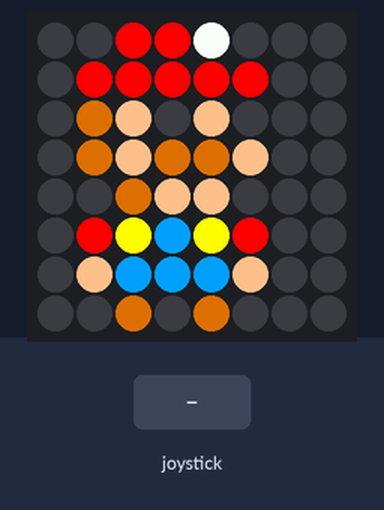
A program run on a simulated Raspberry Pi (BCM pin numbers) with a Sense HAT. Shown: the Sense HAT's 8×8 RGB LED matrix. The test bench sets the inputs (shaded band).

Above: at 1.2 s.
1.3 s: joystick pushed up
At 2.1 s:
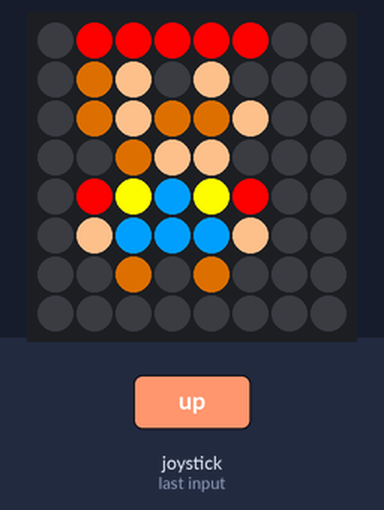
Timing chart, 0 to 4.3 s (numbered marks = the images above; inputs shaded):
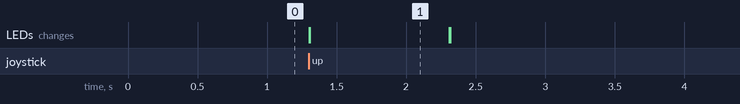

The program:

Mario.py
```python
from sense_hat import SenseHat
import sys
from sense_hat import SenseHat, ACTION_PRESSED, ACTION_HELD, ACTION_RELEASED
from time import sleep
sense = SenseHat()
sense.set_imu_config(False, False, False)

def main():

    def marioStart():
        sense.set_pixel(2,0,255,0,0) #rood hoed
        sense.set_pixel(3,0,255,0,0) #rood hoed
        sense.set_pixel(4,0,255,255,255) # wit hoed

        sense.set_pixel(1,1,255,0,0) #rood hoed
        sense.set_pixel(2,1,255,0,0) #rood hoed
        sense.set_pixel(3,1,255,0,0) #rood hoed
        sense.set_pixel(4,1,255,0,0) #rood hoed
        sense.set_pixel(5,1,255,0,0) #rood hoed

        sense.set_pixel(1,2,153,76,0) #bruin haar
        sense.set_pixel(2,2,255,190,139) #lichaamskleur
        sense.set_pixel(3,2,0,0,0) #zwart
        sense.set_pixel(4,2,255,190,139) #lichaamskleur

        sense.set_pixel(1,3,153,76,0) #bruin haar
        sense.set_pixel(2,3,255,190,139) #lichaamskleur
        sense.set_pixel(3,3,153,76,0) #bruin haar
        sense.set_pixel(4,3,153,76,0) #bruin haar
        sense.set_pixel(5,3,255,190,139) #lichaamskleur

        sense.set_pixel(2,4,153,76,0) #bruin haar
        sense.set_pixel(3,4,255,190,139) #lichaamskleur
        sense.set_pixel(4,4,255,190,139) #lichaamskleur

        sense.set_pixel(1,5,255,0,0) #rood kledij
        sense.set_pixel(2,5,250,250,35) #geel knoop
        sense.set_pixel(3,5,35,157,250) #blauw kledij
        sense.set_pixel(4,5,250,250,35) #geel knoop
        sense.set_pixel(5,5,255,0,0) #rood kledij

        sense.set_pixel(1,6,255,190,139) #lichaamskleur
        sense.set_pixel(2,6,35,157,250) #blauw kledij
        sense.set_pixel(3,6,35,157,250) #blauw kledij
        sense.set_pixel(4,6,35,157,250) #blauw kledij
        sense.set_pixel(5,6,255,190,139) #lichaamskleur

        sense.set_pixel(2,7,153,76,0) #bruin schoenen
        sense.set_pixel(4,7,153,76,0) #bruin schoenen

    marioStart()

    while True: # programma loopt zolang niet afgebroken
        # x y kleur

        def refresh():
            sense.clear()

        def jump():
            sense.set_pixel(1,0,255,0,0) #rood hoed
            sense.set_pixel(2,0,255,0,0) #rood hoed
            sense.set_pixel(3,0,255,0,0) #rood hoed
            sense.set_pixel(4,0,255,0,0) #rood hoed
            sense.set_pixel(5,0,255,0,0) #rood hoed

            sense.set_pixel(1,1,153,76,0) #bruin haar
            sense.set_pixel(2,1,255,190,139) #lichaamskleur
            sense.set_pixel(3,1,0,0,0) #zwart
            sense.set_pixel(4,1,255,190,139) #lichaamskleur

            sense.set_pixel(1,2,153,76,0) #bruin haar
            sense.set_pixel(2,2,255,190,139) #lichaamskleur
            sense.set_pixel(3,2,153,76,0) #bruin haar
            sense.set_pixel(4,2,153,76,0) #bruin haar
            sense.set_pixel(5,2,255,190,139) #lichaamskleur

            sense.set_pixel(2,3,153,76,0) #bruin haar
            sense.set_pixel(3,3,255,190,139) #lichaamskleur
            sense.set_pixel(4,3,255,190,139) #lichaamskleur

            sense.set_pixel(1,4,255,0,0) #rood kledij
            sense.set_pixel(2,4,250,250,35) #geel knoop
            sense.set_pixel(3,4,35,157,250) #blauw kledij
            sense.set_pixel(4,4,250,250,35) #geel knoop
            sense.set_pixel(5,4,255,0,0) #rood kledij

            sense.set_pixel(1,5,255,190,139) #lichaamskleur
            sense.set_pixel(2,5,35,157,250) #blauw kledij
            sense.set_pixel(3,5,35,157,250) #blauw kledij
            sense.set_pixel(4,5,35,157,250) #blauw kledij
            sense.set_pixel(5,5,255,190,139) #lichaamskleur

            sense.set_pixel(2,6,153,76,0) #bruin schoenen
            sense.set_pixel(4,6,153,76,0) #bruin schoenen

        def mario():
            refresh()
            sense.set_pixel(2,0,255,0,0) #rood hoed
            sense.set_pixel(3,0,255,0,0) #rood hoed
            sense.set_pixel(4,0,255,255,255) # wit hoed

            sense.set_pixel(1,1,255,0,0) #rood hoed
            sense.set_pixel(2,1,255,0,0) #rood hoed
            sense.set_pixel(3,1,255,0,0) #rood hoed
            sense.set_pixel(4,1,255,0,0) #rood hoed
            sense.set_pixel(5,1,255,0,0) #rood hoed

            sense.set_pixel(1,2,153,76,0) #bruin haar
            sense.set_pixel(2,2,255,190,139) #lichaamskleur
            sense.set_pixel(3,2,0,0,0) #zwart
            sense.set_pixel(4,2,255,190,139) #lichaamskleur

            sense.set_pixel(1,3,153,76,0) #bruin haar
            sense.set_pixel(2,3,255,190,139) #lichaamskleur
            sense.set_pixel(3,3,153,76,0) #bruin haar
            sense.set_pixel(4,3,153,76,0) #bruin haar
            sense.set_pixel(5,3,255,190,139) #lichaamskleur

            sense.set_pixel(2,4,153,76,0) #bruin haar
            sense.set_pixel(3,4,255,190,139) #lichaamskleur
            sense.set_pixel(4,4,255,190,139) #lichaamskleur

            sense.set_pixel(1,5,255,0,0) #rood kledij
            sense.set_pixel(2,5,250,250,35) #geel knoop
            sense.set_pixel(3,5,35,157,250) #blauw kledij
            sense.set_pixel(4,5,250,250,35) #geel knoop
            sense.set_pixel(5,5,255,0,0) #rood kledij

            sense.set_pixel(1,6,255,190,139) #lichaamskleur
            sense.set_pixel(2,6,35,157,250) #blauw kledij
            sense.set_pixel(3,6,35,157,250) #blauw kledij
            sense.set_pixel(4,6,35,157,250) #blauw kledij
            sense.set_pixel(5,6,255,190,139) #lichaamskleur

            sense.set_pixel(2,7,153,76,0) #bruin schoenen
            sense.set_pixel(4,7,153,76,0) #bruin schoenen


        def pushed_up(event):
            if event.action == ACTION_PRESSED:
                refresh()
                jump()
                sleep(1)
                refresh()
                mario()


        sense.stick.direction_up = pushed_up


try:
    main()
except (keyboardInterrupt, SystemExit):
    print('Programma sluiten')
finally:
    print('Opkuisen v/d matrix')
    sense.clear()
    sys.exit(0)
    
```

Measured:
- after the input at 1.3 s, the LEDs: first change at once (image 1 shows a later state)
- what the display in image 1 shows lasts 1.0 s, from 1.3 s to 2.3 s
